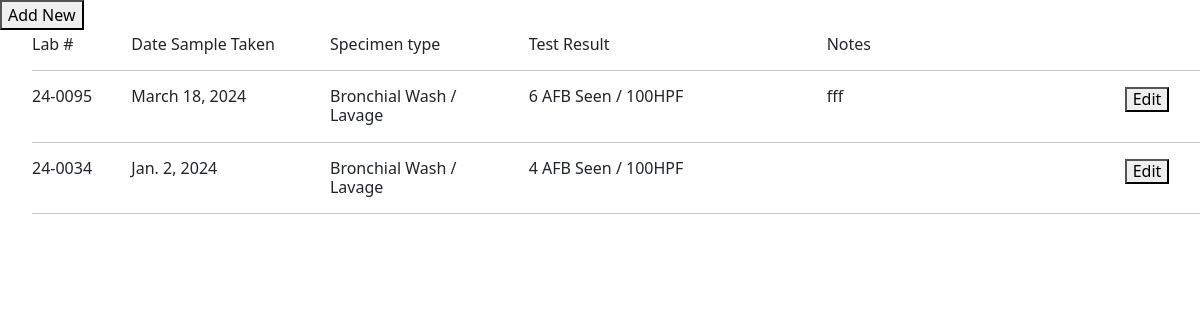
/client/laboratory_smear_list/1/, run on the app's committed database.
### tb_app/models.py (models this page shows, shortened)
class Laboratory_Smear(TSIS2BaseModel):
    client = models.ForeignKey("client", blank=False, null=False, on_delete=models.PROTECT)
    date_sample_taken = models.DateField(blank=False, null=False, default='2024-01-01')
    specimen_type = models.CharField(blank=False, null=False,max_length=255, choices=SPECIMEN, default=6)
    other_specimen_type =models.CharField(blank=True, null=True, max_length=255)
    date_sample_sent_to_lab = models.DateField(blank=True, null=True)
    date_sample_received_at_lab = models.DateField(blank=True, null=True)
    date_results_received = models.DateField(blank=True, null=True)
    lab_no = models.CharField(blank=True, null=True, max_length=255)
    test_results = models.CharField(blank=True, null=True, max_length=255, choices=SMEAR_RESULTS)
    sample_rejection_reason = models.CharField(blank=True, null=True, max_length=255)
    notes = models.TextField(blank=True, null=True)

### tb_app/views.py (the view)
# urls.py: path('laboratory_smear_list/<int:client_id>/', laboratory_smear_list, name='laboratory_smear_list'),
def laboratory_smear_list(request, client_id):
    client = get_object_or_404(Client, pk=client_id)
    laboratory_smear = Laboratory_Smear.objects.filter(client_id=client_id)
    return render(request, 'laboratory_smear_list.html', {'laboratory_smear': laboratory_smear, 'client_id': client_id})

### tb_app/base_model.py (called while the page is built)
    def get_queryset(self):
        if self.include_deleted:
            return TSIS2BaseQuerySet(self.model)
        return TSIS2BaseQuerySet(self.model).filter(deleted_at=None)

### tb_app/templates/laboratory_smear_list.html (shortened to what this page needs)
{% load widget_tweaks %}
{% load bootstrap5 %}
{% bootstrap_css %}
{% load crispy_forms_tags %}
</head>
{% block content %}
<div class="col-md-4">  <button onclick="popup2({{ client.id }})">Add New</button>  </div>
<ul>
  <b><div class="row h6">
    <div class="col-md-1"> Lab #  </div>
    <div class="col-md-2"> Date Sample Taken </div>
    <div class="col-md-2"> Specimen type </div>
    <div class="col-md-3">  Test Result</div>
    <div class="col-md-3">  Notes </div>
  </div> </b>
<hr>
{% for xr in laboratory_smear %}
<div class="row h6">
   <div class="col-md-1">  {{ xr.lab_no }}</div>
    <div class="col-md-2">  {{ xr.date_sample_taken }}</div>
    <div class="col-md-2">  {{ xr.specimen_type }}</div>
    <div class="col-md-3">  {{ xr.test_results }}</div>
    <div class="col-md-3">  {{ xr.notes}}</div>
    <div class="col-md-1"> <button onclick="popup({{ xr.id }})">Edit</button>  </div>
  </div>
  <hr>
{% empty %}
<p style="font-size:12px; "> No data found - Click <b>'Add New'</b> to create new record </p>
{% endfor %}
</ul>
{% endblock %}

### tb_app/templates/laboratory_smear_list.html (style rules this page uses)
.row { margin-bottom: 5px; margin-top: 5px; }

### data on the page
Laboratory_Smear: lab_no "24-0095", date_sample_taken "March 18, 2024", specimen_type "Bronchial Wash / Lavage", test_results "6 AFB Seen / 100HPF", notes "fff"
Laboratory_Smear: lab_no "24-0034", date_sample_taken "Jan. 2, 2024", specimen_type "Bronchial Wash / Lavage", test_results "4 AFB Seen / 100HPF"
